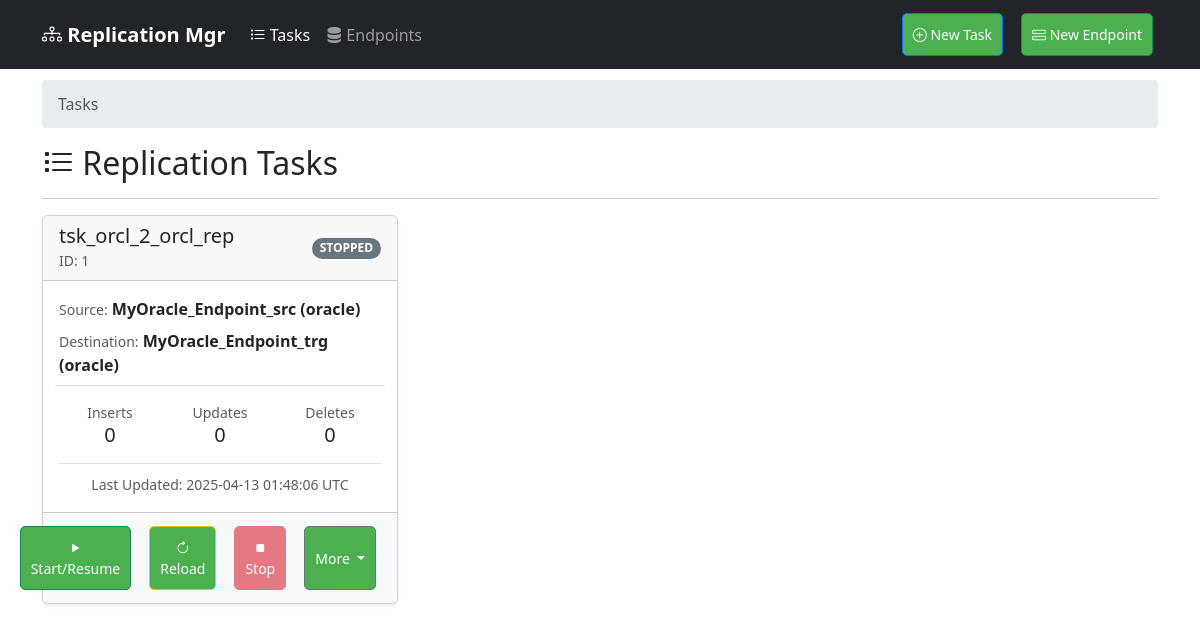
Before: / with the older database file.
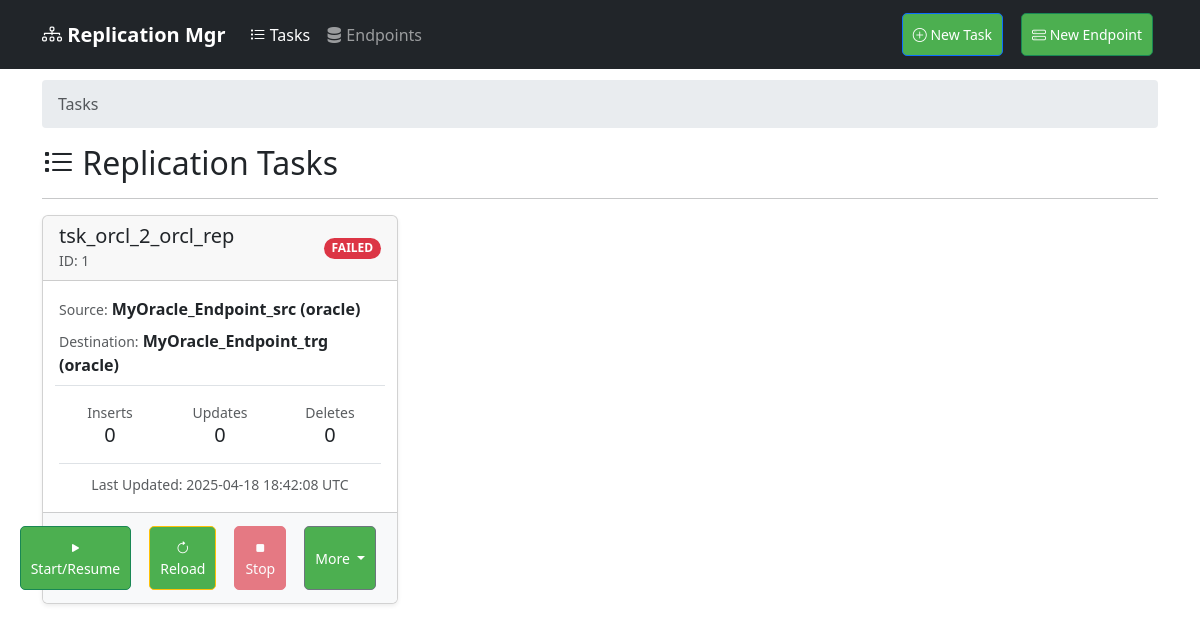
After: the same page with the newer database file.
### app/models/task.py (models this page shows, shortened)
class ReplicationTask(db.Model):
    __tablename__ = 'replication_task'
    id = db.Column(db.Integer, primary_key=True)
    name = db.Column(db.String(120), unique=True, nullable=False)
    source_id = db.Column(db.Integer, db.ForeignKey('endpoint.id'), nullable=False)
    destination_id = db.Column(db.Integer, db.ForeignKey('endpoint.id'), nullable=False)
    cdc_type = db.Column(db.String(20))
    cdc_config = db.Column(db.JSON)
    status = db.Column(db.String(20), default='stopped')
    options = db.Column(db.JSON)
    last_position = db.Column(db.JSON)
    created_at = db.Column(db.DateTime, default=lambda: datetime.now(timezone.utc))
    last_updated = db.Column(db.DateTime,
                             default=lambda: datetime.now(timezone.utc),
                             onupdate=lambda: datetime.now(timezone.utc))
    tables = db.Column(db.JSON)  # Store selected tables
    initial_load = db.Column(db.Boolean, default=False)
    create_tables = db.Column(db.Boolean, default=True)
    replication_mode = db.Column(db.String(20), default='full')  # full/partial
    merge_enabled = db.Column(db.Boolean, default=True)
    metrics = db.Column(db.JSON, default={  # Initialize metrics with default values
        'inserts': 0,
        'updates': 0,
        'deletes': 0,
        'bytes_processed': 0,
        'latency': 0,
        'last_updated': datetime.utcnow().isoformat(),
        'last_position': 0
    })
    celery_task_id = db.Column(db.String(255), nullable=True, index=True)  # Example field
    source = db.relationship('Endpoint', foreign_keys=[source_id], backref='source_tasks')
    destination = db.relationship('Endpoint', foreign_keys=[destination_id], backref='destination_tasks')

### app/models/endpoint.py (models this page shows, shortened)
class Endpoint(db.Model):
    id = db.Column(db.Integer, primary_key=True)
    name = db.Column(db.String(100), nullable=False)
    type = db.Column(db.String(20), nullable=False)  # oracle, mysql, bigquery
    username = db.Column(db.String(100), nullable=False)
    password = db.Column(db.String(100), nullable=False)
    host = db.Column(db.String(100))  # For oracle/mysql
    port = db.Column(db.Integer)  # For oracle/mysql
    service_name = db.Column(db.String(100))  # For oracle
    dataset = db.Column(db.String(100))  # For bigquery
    credentials_json = db.Column(db.Text)  # For bigquery
    database = db.Column(db.String(100))  # For mysql
    created_at = db.Column(db.DateTime, default=db.func.now())
    target_schema = db.Column(db.String(100))  # New field for target schema
    endpoint_type = db.Column(db.String(20), nullable=False, default='source')  # source or target

### app/web/routes.py (the view)
@bp.route('/')
def dashboard():
    tasks = ReplicationTask.query.order_by(ReplicationTask.created_at.desc()).all()
    breadcrumbs = [{'url': None, 'text': 'Tasks'}]
    return render_template('dashboard.html', tasks=tasks, breadcrumbs=breadcrumbs, current_page='tasks')

### app/web/templates/dashboard.html (shortened to what the changed rows need)
{% extends "base.html" %}
{% block content %}
    <h2><i class="bi bi-list-task"></i> Replication Tasks</h2>
    <div class="row row-cols-1 row-cols-md-2 row-cols-lg-3 g-4 mb-4" id="task-monitor">
        {% for task in tasks %}
        <div class="col" data-task-id="{{ task.id }}">
            <div class="card h-100 shadow-sm">
              <div class="card-header d-flex justify-content-between align-items-center">
                 <div>
                    <h5 class="mb-0 card-title">{{ task.name }}</h5>
                    <small class="text-muted">ID: {{ task.id }}</small>
                 </div>
                 <span class="task-status-badge badge rounded-pill
                       {% if task.status == 'running' %} bg-success
                       {% elif task.status == 'stopped' %} bg-secondary
                       {% elif task.status == 'failed' %} bg-danger
                       {% elif task.status == 'pending' %} bg-warning text-dark
                       {% elif task.status == 'stopping' %} bg-info text-dark
                       {% elif task.status == 'completed' %} bg-primary
                       {% else %} bg-light text-dark {% endif %}">
                       {{ task.status | upper if task.status else 'UNKNOWN' }}
                 </span>
              </div>
              <div class="card-body">
                    <div class="mb-2">
                        <small class="text-muted">Source:</small>
                        <span class="fw-bold">{{ task.source.name if task.source else 'N/A' }} ({{ task.source.type if task.source else 'N/A' }})</span>
                    </div>
                     <div class="mb-3">
                        <small class="text-muted">Destination:</small>
                        <span class="fw-bold">{{ task.destination.name if task.destination else 'N/A' }} ({{ task.destination.type if task.destination else 'N/A' }})</span>
                    </div>
                    <div class="row g-2 mb-3 text-center border-top pt-2">
                        <div class="col">
                            <small class="text-muted d-block">Inserts</small>
                            <div class="h5 mb-0" data-metric="inserts">{{ task.metrics.inserts | default('--') if task.metrics else '--' }}</div>
                        </div>
                         <div class="col">
                            <small class="text-muted d-block">Updates</small>
                            <div class="h5 mb-0" data-metric="updates">{{ task.metrics.updates | default('--') if task.metrics else '--' }}</div>
                        </div>
                        <div class="col">
                            <small class="text-muted d-block">Deletes</small>
                            <div class="h5 mb-0" data-metric="deletes">{{ task.metrics.deletes | default('--') if task.metrics else '--' }}</div>
                        </div>
                    </div>
                    <div class="text-muted text-center border-top pt-2">
                        <small data-metric="last_updated">
                            Last Updated: {{ task.last_updated.strftime('%Y-%m-%d %H:%M:%S') if task.last_updated else 'Never' }} UTC
                        </small>
                    </div>
              </div>
              <div class="card-footer bg-light">
                 <div class="d-flex justify-content-end gap-2">
                     <button class="btn btn-success btn-sm run-btn" data-task-id="{{ task.id }}" {% if task.status=='running' or task.status =='pending' or task.status =='stopping' %}disabled{% endif %}>
                         <i class="bi bi-play-fill"></i> Start/Resume
                     </button>
                     <button class="btn btn-warning btn-sm reload-btn" data-task-id="{{ task.id }}" {% if task.status =='running' or task.status =='pending' or task.status =='stopping' %}disabled{% endif %}>
                         <i class="bi bi-arrow-clockwise"></i> Reload
                     </button>
                     <button class="btn btn-danger btn-sm stop-btn" data-task-id="{{ task.id }}" {% if task.status !='running' and task.status != 'pending' %}disabled{% endif %}>
                         <i class="bi bi-stop-fill"></i> Stop
                     </button>
                     <div class="btn-group">
                       <button type="button" class="btn btn-secondary btn-sm dropdown-toggle" data-bs-toggle="dropdown" aria-expanded="false">
                         More
                       </button>
                     </div>
                 </div>
              </div>
            </div>
        </div>
        {% else %}
        <div class="col-12">
            <div class="alert alert-info" role="alert">
                No replication tasks found. Click "New Task" to create one.
            </div>
        </div>
        {% endfor %}
    </div>
{% endblock %}

Changed rows visible on the page:
changed ReplicationTask "tsk_orcl_2_orcl_rep": status "STOPPED" → "FAILED"; last_updated "2025-04-13 01:48:06" → "2025-04-18 18:42:08"
